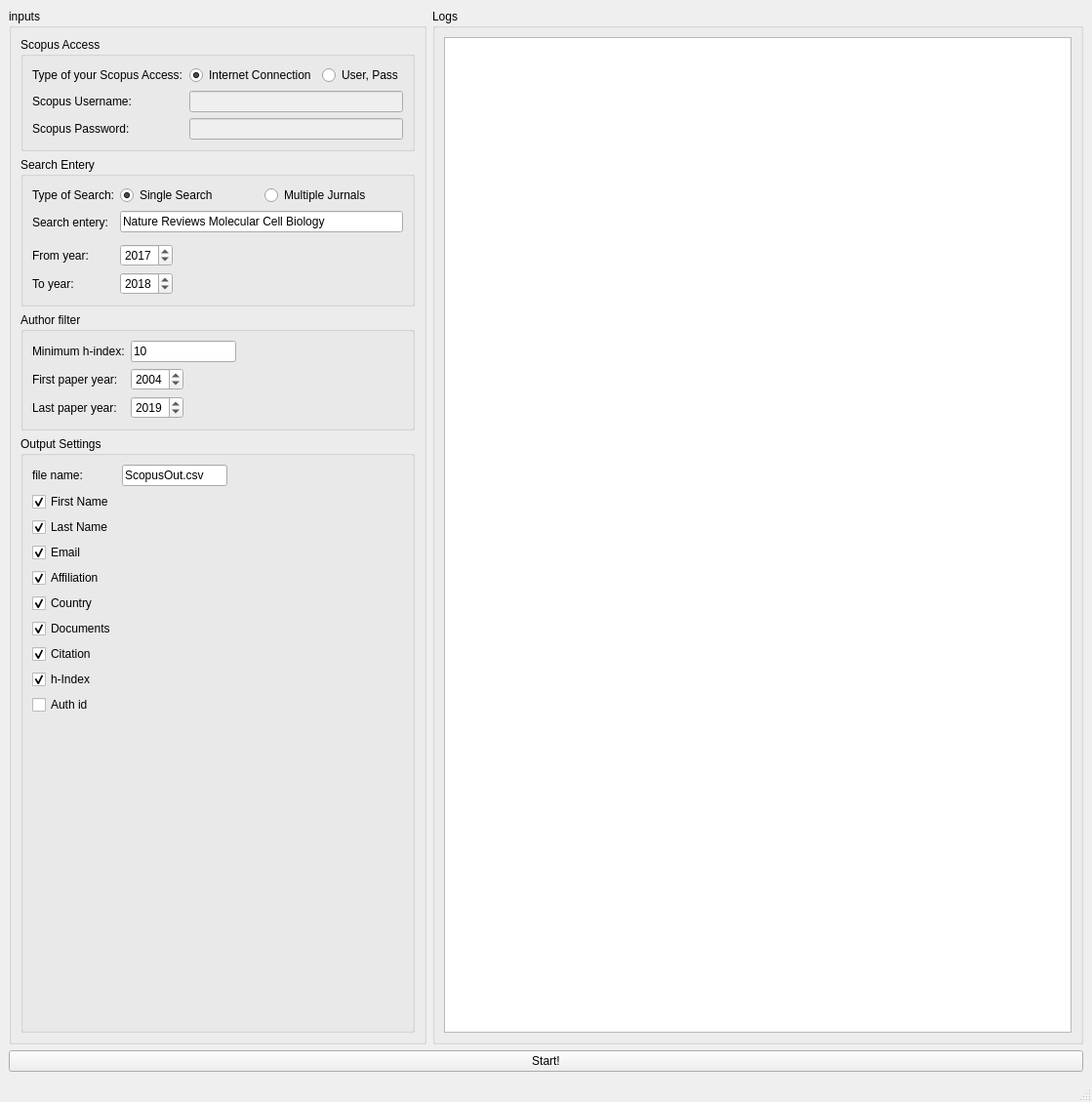
<?xml version="1.0" encoding="UTF-8"?>
<ui version="4.0">
 <class>MainWindow</class>
 <widget class="QMainWindow" name="MainWindow">
  <property name="geometry">
   <rect>
    <x>0</x>
    <y>0</y>
    <width>1119</width>
    <height>1129</height>
   </rect>
  </property>
  <property name="sizePolicy">
   <sizepolicy hsizetype="Preferred" vsizetype="Fixed">
    <horstretch>0</horstretch>
    <verstretch>0</verstretch>
   </sizepolicy>
  </property>
  <property name="windowTitle">
   <string>MainWindow</string>
  </property>
  <widget class="QWidget" name="centralwidget">
   <layout class="QVBoxLayout" name="verticalLayout_2">
    <item>
     <layout class="QHBoxLayout" name="horizontalLayout">
      <item>
       <widget class="QGroupBox" name="groupBox">
        <property name="sizePolicy">
         <sizepolicy hsizetype="Maximum" vsizetype="Preferred">
          <horstretch>0</horstretch>
          <verstretch>0</verstretch>
         </sizepolicy>
        </property>
        <property name="title">
         <string>inputs</string>
        </property>
        <layout class="QVBoxLayout" name="verticalLayout">
         <item>
          <widget class="QGroupBox" name="scopusaccessgroup">
           <property name="sizePolicy">
            <sizepolicy hsizetype="Preferred" vsizetype="Fixed">
             <horstretch>0</horstretch>
             <verstretch>0</verstretch>
            </sizepolicy>
           </property>
           <property name="title">
            <string>Scopus Access</string>
           </property>
           <layout class="QFormLayout" name="formLayout_2">
            <item row="0" column="0">
             <widget class="QLabel" name="label">
              <property name="text">
               <string>Type of your Scopus Access:</string>
              </property>
             </widget>
            </item>
            <item row="0" column="1">
             <layout class="QHBoxLayout" name="horizontalLayout_2">
              <item>
               <widget class="QRadioButton" name="IntenetConu">
                <property name="text">
                 <string>Internet Connection</string>
                </property>
                <property name="checked">
                 <bool>true</bool>
                </property>
               </widget>
              </item>
              <item>
               <widget class="QRadioButton" name="userpassu">
                <property name="text">
                 <string>User, Pass</string>
                </property>
               </widget>
              </item>
             </layout>
            </item>
            <item row="1" column="0">
             <widget class="QLabel" name="label_2">
              <property name="text">
               <string>Scopus Username:</string>
              </property>
             </widget>
            </item>
            <item row="2" column="0">
             <widget class="QLabel" name="label_3">
              <property name="text">
               <string>Scopus Password:</string>
              </property>
             </widget>
            </item>
            <item row="2" column="1">
             <widget class="QgsPasswordLineEdit" name="passwordu">
              <property name="enabled">
               <bool>false</bool>
              </property>
              <property name="sizePolicy">
               <sizepolicy hsizetype="Preferred" vsizetype="Fixed">
                <horstretch>0</horstretch>
                <verstretch>0</verstretch>
               </sizepolicy>
              </property>
              <property name="echoMode">
               <enum>QLineEdit::Password</enum>
              </property>
              <property name="showLockIcon">
               <bool>false</bool>
              </property>
             </widget>
            </item>
            <item row="1" column="1">
             <widget class="QLineEdit" name="usernameu">
              <property name="enabled">
               <bool>false</bool>
              </property>
              <property name="sizePolicy">
               <sizepolicy hsizetype="Preferred" vsizetype="Fixed">
                <horstretch>0</horstretch>
                <verstretch>0</verstretch>
               </sizepolicy>
              </property>
              <property name="tabletTracking">
               <bool>true</bool>
              </property>
              <property name="inputMask">
               <string/>
              </property>
              <property name="text">
               <string/>
              </property>
              <property name="echoMode">
               <enum>QLineEdit::Normal</enum>
              </property>
              <property name="placeholderText">
               <string/>
              </property>
              <property name="clearButtonEnabled">
               <bool>false</bool>
              </property>
             </widget>
            </item>
           </layout>
          </widget>
         </item>
         <item>
          <widget class="QGroupBox" name="groupBox_4">
           <property name="sizePolicy">
            <sizepolicy hsizetype="Preferred" vsizetype="Fixed">
             <horstretch>0</horstretch>
             <verstretch>0</verstretch>
            </sizepolicy>
           </property>
           <property name="title">
            <string>Search Entery</string>
           </property>
           <layout class="QFormLayout" name="formLayout_3">
            <item row="0" column="0">
             <widget class="QLabel" name="label_11">
              <property name="text">
               <string>Type of Search:</string>
              </property>
             </widget>
            </item>
            <item row="0" column="1">
             <layout class="QHBoxLayout" name="horizontalLayout_3">
              <item>
               <widget class="QRadioButton" name="SingleSearchu">
                <property name="text">
                 <string>Single Search</string>
                </property>
                <property name="checked">
                 <bool>true</bool>
                </property>
               </widget>
              </item>
              <item>
               <widget class="QRadioButton" name="MultipleJurnalsu">
                <property name="text">
                 <string>Multiple Jurnals</string>
                </property>
               </widget>
              </item>
             </layout>
            </item>
            <item row="2" column="0">
             <widget class="QLabel" name="label_4">
              <property name="text">
               <string>Search entery: </string>
              </property>
             </widget>
            </item>
            <item row="7" column="0">
             <widget class="QLabel" name="label_5">
              <property name="text">
               <string>From year:</string>
              </property>
             </widget>
            </item>
            <item row="7" column="1">
             <widget class="QSpinBox" name="fromyearu">
              <property name="sizePolicy">
               <sizepolicy hsizetype="Fixed" vsizetype="Fixed">
                <horstretch>0</horstretch>
                <verstretch>0</verstretch>
               </sizepolicy>
              </property>
              <property name="minimum">
               <number>0</number>
              </property>
              <property name="maximum">
               <number>9999</number>
              </property>
              <property name="value">
               <number>2017</number>
              </property>
             </widget>
            </item>
            <item row="8" column="0">
             <widget class="QLabel" name="label_6">
              <property name="text">
               <string>To year:</string>
              </property>
             </widget>
            </item>
            <item row="8" column="1">
             <widget class="QSpinBox" name="toyearu">
              <property name="sizePolicy">
               <sizepolicy hsizetype="Fixed" vsizetype="Fixed">
                <horstretch>0</horstretch>
                <verstretch>0</verstretch>
               </sizepolicy>
              </property>
              <property name="minimum">
               <number>0</number>
              </property>
              <property name="maximum">
               <number>9999</number>
              </property>
              <property name="value">
               <number>2018</number>
              </property>
             </widget>
            </item>
            <item row="2" column="1">
             <layout class="QVBoxLayout" name="verticalLayout_4">
              <item>
               <widget class="QLineEdit" name="searchenteryu">
                <property name="text">
                 <string>Nature Reviews Molecular Cell Biology</string>
                </property>
                <property name="frame">
                 <bool>true</bool>
                </property>
               </widget>
              </item>
              <item>
               <widget class="QgsFileWidget" name="importfileu"/>
              </item>
             </layout>
            </item>
           </layout>
          </widget>
         </item>
         <item>
          <widget class="QGroupBox" name="groupBox_5">
           <property name="sizePolicy">
            <sizepolicy hsizetype="Preferred" vsizetype="Fixed">
             <horstretch>0</horstretch>
             <verstretch>0</verstretch>
            </sizepolicy>
           </property>
           <property name="title">
            <string>Author filter</string>
           </property>
           <layout class="QFormLayout" name="formLayout_4">
            <item row="0" column="0">
             <widget class="QLabel" name="label_7">
              <property name="text">
               <string>Minimum h-index:</string>
              </property>
             </widget>
            </item>
            <item row="0" column="1">
             <widget class="QLineEdit" name="minhindexu">
              <property name="sizePolicy">
               <sizepolicy hsizetype="Fixed" vsizetype="Fixed">
                <horstretch>0</horstretch>
                <verstretch>0</verstretch>
               </sizepolicy>
              </property>
              <property name="text">
               <string>10</string>
              </property>
             </widget>
            </item>
            <item row="2" column="0">
             <widget class="QLabel" name="label_8">
              <property name="text">
               <string>First paper year:</string>
              </property>
             </widget>
            </item>
            <item row="2" column="1">
             <widget class="QSpinBox" name="paperfromu">
              <property name="sizePolicy">
               <sizepolicy hsizetype="Fixed" vsizetype="Fixed">
                <horstretch>0</horstretch>
                <verstretch>0</verstretch>
               </sizepolicy>
              </property>
              <property name="minimum">
               <number>0</number>
              </property>
              <property name="maximum">
               <number>9999</number>
              </property>
              <property name="value">
               <number>2004</number>
              </property>
             </widget>
            </item>
            <item row="3" column="0">
             <widget class="QLabel" name="label_9">
              <property name="text">
               <string>Last paper year:</string>
              </property>
             </widget>
            </item>
            <item row="3" column="1">
             <widget class="QSpinBox" name="papertou">
              <property name="sizePolicy">
               <sizepolicy hsizetype="Fixed" vsizetype="Fixed">
                <horstretch>0</horstretch>
                <verstretch>0</verstretch>
               </sizepolicy>
              </property>
              <property name="minimum">
               <number>0</number>
              </property>
              <property name="maximum">
               <number>9999</number>
              </property>
              <property name="value">
               <number>2019</number>
              </property>
             </widget>
            </item>
           </layout>
          </widget>
         </item>
         <item>
          <widget class="QGroupBox" name="groupBox_3">
           <property name="title">
            <string>Output Settings</string>
           </property>
           <layout class="QFormLayout" name="formLayout_5">
            <item row="0" column="0">
             <widget class="QLabel" name="label_10">
              <property name="text">
               <string>file name:</string>
              </property>
             </widget>
            </item>
            <item row="0" column="1">
             <widget class="QLineEdit" name="lineEdit">
              <property name="sizePolicy">
               <sizepolicy hsizetype="Fixed" vsizetype="Fixed">
                <horstretch>0</horstretch>
                <verstretch>0</verstretch>
               </sizepolicy>
              </property>
              <property name="text">
               <string>ScopusOut.csv</string>
              </property>
             </widget>
            </item>
            <item row="1" column="0">
             <widget class="QCheckBox" name="firstnameu">
              <property name="text">
               <string>First Name</string>
              </property>
              <property name="checked">
               <bool>true</bool>
              </property>
             </widget>
            </item>
            <item row="2" column="0">
             <widget class="QCheckBox" name="lastnameu">
              <property name="text">
               <string>Last Name</string>
              </property>
              <property name="checked">
               <bool>true</bool>
              </property>
             </widget>
            </item>
            <item row="3" column="0">
             <widget class="QCheckBox" name="emailu">
              <property name="text">
               <string>Email</string>
              </property>
              <property name="checked">
               <bool>true</bool>
              </property>
              <property name="tristate">
               <bool>true</bool>
              </property>
             </widget>
            </item>
            <item row="4" column="0">
             <widget class="QCheckBox" name="affiliationu">
              <property name="text">
               <string>Affiliation</string>
              </property>
              <property name="checked">
               <bool>true</bool>
              </property>
              <property name="tristate">
               <bool>false</bool>
              </property>
             </widget>
            </item>
            <item row="5" column="0">
             <widget class="QCheckBox" name="countryu">
              <property name="text">
               <string>Country</string>
              </property>
              <property name="checked">
               <bool>true</bool>
              </property>
             </widget>
            </item>
            <item row="6" column="0">
             <widget class="QCheckBox" name="Documentu">
              <property name="text">
               <string>Documents</string>
              </property>
              <property name="checked">
               <bool>true</bool>
              </property>
             </widget>
            </item>
            <item row="7" column="0">
             <widget class="QCheckBox" name="citationu">
              <property name="text">
               <string>Citation</string>
              </property>
              <property name="checked">
               <bool>true</bool>
              </property>
             </widget>
            </item>
            <item row="8" column="0">
             <widget class="QCheckBox" name="hindexu">
              <property name="text">
               <string>h-Index</string>
              </property>
              <property name="checked">
               <bool>true</bool>
              </property>
             </widget>
            </item>
            <item row="9" column="0">
             <widget class="QCheckBox" name="authidu">
              <property name="text">
               <string>Auth id</string>
              </property>
             </widget>
            </item>
           </layout>
          </widget>
         </item>
        </layout>
       </widget>
      </item>
      <item>
       <widget class="QGroupBox" name="groupBox_2">
        <property name="title">
         <string>Logs</string>
        </property>
        <layout class="QVBoxLayout" name="verticalLayout_3">
         <item>
          <widget class="QTextEdit" name="Logsu"/>
         </item>
        </layout>
       </widget>
      </item>
     </layout>
    </item>
    <item>
     <widget class="QPushButton" name="startu">
      <property name="tabletTracking">
       <bool>true</bool>
      </property>
      <property name="text">
       <string>Start!</string>
      </property>
     </widget>
    </item>
   </layout>
  </widget>
  <widget class="QMenuBar" name="menubar">
   <property name="geometry">
    <rect>
     <x>0</x>
     <y>0</y>
     <width>1119</width>
     <height>26</height>
    </rect>
   </property>
  </widget>
  <widget class="QStatusBar" name="statusbar"/>
 </widget>
 <customwidgets>
  <customwidget>
   <class>QgsFileWidget</class>
   <extends>QWidget</extends>
   <header>qgsfilewidget.h</header>
  </customwidget>
  <customwidget>
   <class>QgsPasswordLineEdit</class>
   <extends>QLineEdit</extends>
   <header>qgspasswordlineedit.h</header>
  </customwidget>
 </customwidgets>
 <resources/>
 <connections/>
</ui>
